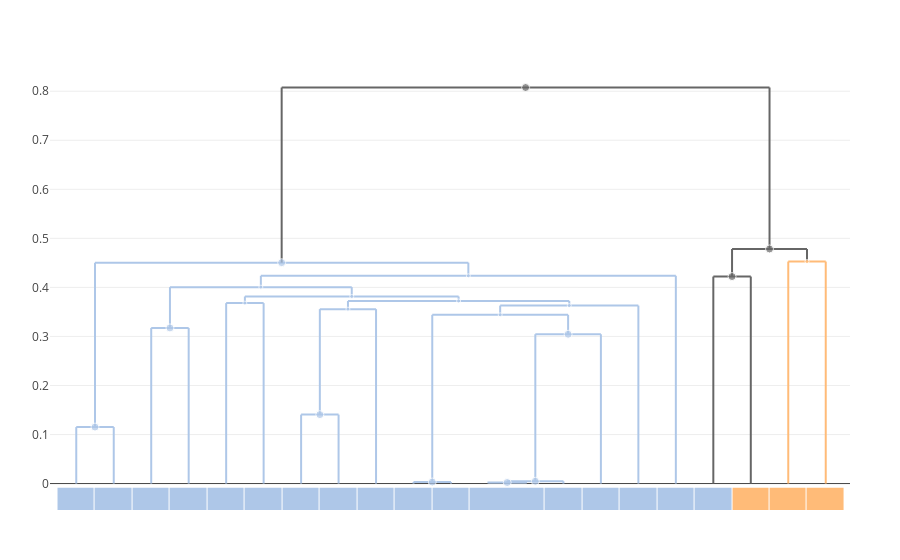

The cell this chart's notebook holds for it:
### Markdown cell above
## Edits

### Code cell
trees["all"] = cluster_annotate(cdata, 1:cdata.ntaxa)
plot(dendrogram(cdata, trees["all"]))

### Figure 1 — Plotly figure (JSON) as saved in the notebook; plotly's stock layout.template omitted (floating-point values rounded to 4 significant figures)
{"data": [{"hoverinfo": "skip", "line": {"color": "#AEC7E8"}, "mode": "lines", "showlegend": false, "type": "scatter", "x": [5, 6, null, 5, 5, null, 6, 6, null], "y": [0.368, 0.368, null, 0.368, 0, null, 0.368, 0, null], "yaxis": "y1"}, {"hoverinfo": "skip", "line": {"color": "#666666"}, "mode": "lines", "showlegend": false, "type": "scatter", "x": [18.5, 20.5, null, 18.5, 18.5, null, 20.5, 20.5, null], "y": [0.4783, 0.4783, null, 0.4783, 0.4221, null, 0.4783, 0.4527, null], "yaxis": "y1"}, {"hoverinfo": "skip", "line": {"color": "#FFBB78"}, "mode": "lines", "showlegend": false, "type": "scatter", "x": [20, 21, null, 20, 20, null, 21, 21, null], "y": [0.4527, 0.4527, null, 0.4527, 0, null, 0.4527, 0, null], "yaxis": "y1"}, {"hoverinfo": "skip", "line": {"color": "#AEC7E8"}, "mode": "lines", "showlegend": false, "type": "scatter", "x": [7, 8, null, 7, 7, null, 8, 8, null], "y": [0.1406, 0.1406, null, 0.1406, 0, null, 0.1406, 0, null], "yaxis": "y1"}, {"hoverinfo": "skip", "line": {"color": "#AEC7E8"}, "mode": "lines", "showlegend": false, "type": "scatter", "x": [1, 2, null, 1, 1, null, 2, 2, null], "y": [0.1152, 0.1152, null, 0.1152, 0, null, 0.1152, 0, null], "yaxis": "y1"}, {"hoverinfo": "skip", "line": {"color": "#AEC7E8"}, "mode": "lines", "showlegend": false, "type": "scatter", "x": [3.5, 8.352, null, 3.5, 3.5, null, 8.352, 8.352, null], "y": [0.4005, 0.4005, null, 0.4005, 0.3174, null, 0.4005, 0.3815, null], "yaxis": "y1"}, {"hoverinfo": "skip", "line": {"color": "#AEC7E8"}, "mode": "lines", "showlegend": false, "type": "scatter", "x": [5.5, 11.2, null, 5.5, 5.5, null, 11.2, 11.2, null], "y": [0.3815, 0.3815, null, 0.3815, 0.368, null, 0.3815, 0.3722, null], "yaxis": "y1"}, {"hoverinfo": "skip", "line": {"color": "#AEC7E8"}, "mode": "lines", "showlegend": false, "type": "scatter", "x": [10.5, 14.12, null, 10.5, 10.5, null, 14.12, 14.12, null], "y": [0.3441, 0.3441, null, 0.3441, 0.003132, null, 0.3441, 0.3045, null], "yaxis": "y1"}, {"fill": "toself", "hoverinfo": "skip", "line": {"color": "#AEC7E8"}, "mode": "lines", "showlegend": false, "type": "scatter", "x": [12, 12, 13, 13], "y": [0, 0.002169, 0.002169, 0], "yaxis": "y1"}, {"hoverinfo": "skip", "line": {"color": "#AEC7E8"}, "mode": "lines", "showlegend": false, "type": "scatter", "x": [12.5, 14, null, 12.5, 12.5, null, 14, 14, null], "y": [0.004716, 0.004716, null, 0.004716, 0.002169, null, 0.004716, 0, null], "yaxis": "y1"}, {"hoverinfo": "skip", "line": {"color": "#AEC7E8"}, "mode": "lines", "showlegend": false, "type": "scatter", "x": [5.926, 17, null, 5.926, 5.926, null, 17, 17, null], "y": [0.4237, 0.4237, null, 0.4237, 0.4005, null, 0.4237, 0, null], "yaxis": "y1"}, {"hoverinfo": "skip", "line": {"color": "#AEC7E8"}, "mode": "lines", "showlegend": false, "type": "scatter", "x": [3, 4, null, 3, 3, null, 4, 4, null], "y": [0.3174, 0.3174, null, 0.3174, 0, null, 0.3174, 0, null], "yaxis": "y1"}, {"hoverinfo": "skip", "line": {"color": "#AEC7E8"}, "mode": "lines", "showlegend": false, "type": "scatter", "x": [1.5, 11.46, null, 1.5, 1.5, null, 11.46, 11.46, null], "y": [0.4505, 0.4505, null, 0.4505, 0.1152, null, 0.4505, 0.4237, null], "yaxis": "y1"}, {"hoverinfo": "skip", "line": {"color": "#AEC7E8"}, "mode": "lines", "showlegend": false, "type": "scatter", "x": [10, 11, null, 10, 10, null, 11, 11, null], "y": [0.003132, 0.003132, null, 0.003132, 0, null, 0.003132, 0, null], "yaxis": "y1"}, {"hoverinfo": "skip", "line": {"color": "#AEC7E8"}, "mode": "lines", "showlegend": false, "type": "scatter", "x": [12.31, 16, null, 12.31, 12.31, null, 16, 16, null], "y": [0.3629, 0.3629, null, 0.3629, 0.3441, null, 0.3629, 0, null], "yaxis": "y1"}, {"hoverinfo": "skip", "line": {"color": "#AEC7E8"}, "mode": "lines", "showlegend": false, "type": "scatter", "x": [13.25, 15, null, 13.25, 13.25, null, 15, 15, null], "y": [0.3045, 0.3045, null, 0.3045, 0.004716, null, 0.3045, 0, null], "yaxis": "y1"}, {"hoverinfo": "skip", "line": {"color": "#666666"}, "mode": "lines", "showlegend": false, "type": "scatter", "x": [18, 19, null, 18, 18, null, 19, 19, null], "y": [0.4221, 0.4221, null, 0.4221, 0, null, 0.4221, 0, null], "yaxis": "y1"}, {"hoverinfo": "skip", "line": {"color": "#666666"}, "mode": "lines", "showlegend": false, "type": "scatter", "x": [6.481, 19.5, null, 6.481, 6.481, null, 19.5, 19.5, null], "y": [0.8076, 0.8076, null, 0.8076, 0.4505, null, 0.8076, 0.4783, null], "yaxis": "y1"}, {"hoverinfo": "skip", "line": {"color": "#AEC7E8"}, "mode": "lines", "showlegend": false, "type": "scatter", "x": [8.25, 14.16, null, 8.25, 8.25, null, 14.16, 14.16, null], "y": [0.3722, 0.3722, null, 0.3722, 0.3557, null, 0.3722, 0.3629, null], "yaxis": "y1"}, {"hoverinfo": "skip", "line": {"color": "#AEC7E8"}, "mode": "lines", "showlegend": false, "type": "scatter", "x": [7.5, 9, null, 7.5, 7.5, null, 9, 9, null], "y": [0.3557, 0.3557, null, 0.3557, 0.1406, null, 0.3557, 0, null], "yaxis": "y1"}, {"customdata": [[33, 10, "alginolyticus"], [30, 3, "alginolyticus"], [32, 2, "alginolyticus"], [40, 4, "(mixed)"], [39, 2, "diabolicus"], [26, 2, "alginolyticus"], [25, 2, "alginolyticus"], [35, 14, "alginolyticus"], [34, 12, "alginolyticus"], [29, 6, "alginolyticus"], [22, 2, "alginolyticus"], [24, 3, "alginolyticus"], [37, 15, "alginolyticus"], [28, 2, "alginolyticus"], [38, 17, "alginolyticus"], [23, 2, "alginolyticus"], [31, 7, "alginolyticus"], [27, 4, "alginolyticus"], [36, 2, "(mixed)"], [41, 21, "(mixed)"]], "hovertemplate": "ID: %{customdata[0]}<br>\nHeight: %{y:.3f}<br>\nGenome count: %{customdata[1]}\n<br>\n%{customdata[2]}\n<extra></extra>", "marker": {"color": ["#AEC7E8", "#AEC7E8", "#AEC7E8", "#666666", "#FFBB78", "#AEC7E8", "#AEC7E8", "#AEC7E8", "#AEC7E8", "#AEC7E8", "#AEC7E8", "#AEC7E8", "#AEC7E8", "#AEC7E8", "#AEC7E8", "#AEC7E8", "#AEC7E8", "#AEC7E8", "#666666", "#666666"], "size": [4, 4, 4, 8, 4, 8, 8, 4, 4, 4, 8, 8, 4, 8, 8, 8, 4, 8, 8, 8]}, "mode": "markers", "showlegend": false, "type": "scatter", "x": [11.2, 8.25, 5.5, 19.5, 20.5, 7.5, 1.5, 5.926, 8.352, 12.31, 12.5, 13.25, 11.46, 3.5, 6.481, 10.5, 14.16, 14.12, 18.5, 12.99], "y": [0.3722, 0.3557, 0.368, 0.4783, 0.4527, 0.1406, 0.1152, 0.4005, 0.3815, 0.3441, 0.002169, 0.004716, 0.4237, 0.3174, 0.4505, 0.003132, 0.3629, 0.3045, 0.4221, 0.8076], "yaxis": "y1"}, {"colorscale": [[0, "#666666"], [0.1, "#AEC7E8"], [0.2, "#FFBB78"], [0.3, "#98DF8A"], [0.4, "#FF9896"], [0.5, "#C5B0D5"], [0.6, "#C49C94"], [0.7, "#F7B6D2"], [0.8, "#C7C7C7"], [0.9, "#DBDB8D"], [1, "#9EDAE5"]], "customdata": [[["Genome 15", "alginolyticus"], ["Genome 16", "alginolyticus"], ["Genome 10", "alginolyticus"], ["Genome 13", "alginolyticus"], ["Genome 1", "alginolyticus"], ["Genome 8", "alginolyticus"], ["Genome 11", "alginolyticus"], ["Genome 18", "alginolyticus"], ["Genome 14", "alginolyticus"], ["Genome 6", "alginolyticus"], ["Genome 7", "alginolyticus"], ["ID 22", "alginolyticus"], ["Genome 4", "alginolyticus"], ["Genome 9", "alginolyticus"], ["Genome 2", "alginolyticus"], ["Genome 5", "alginolyticus"], ["Genome 12", "alginolyticus"], ["Genome 21", "diabolicus"], ["Genome 19", "diabolicus"], ["Genome 20", "diabolicus"]]], "hovertemplate": "%{customdata[0]} <br>\n%{customdata[1]}\n<extra></extra>\n", "showscale": false, "type": "heatmap", "x": [0.5, 1.5, 2.5, 3.5, 4.5, 5.5, 6.5, 7.5, 8.5, 9.5, 10.5, 11.5, 13.5, 14.5, 15.5, 16.5, 17.5, 18.5, 19.5, 20.5, 21.5], "xgap": 1, "yaxis": "y2", "z": [[1, 1, 1, 1, 1, 1, 1, 1, 1, 1, 1, 1, 1, 1, 1, 1, 1, 2, 2, 2]], "zmax": 10, "zmin": 0}], "layout": {"hovermode": "closest", "margin": {"b": 50, "l": 50, "r": 50, "t": 60}, "xaxis": {"visible": false}, "yaxis2": {"domain": [0, 0.05], "fixedrange": true, "visible": false}}}
